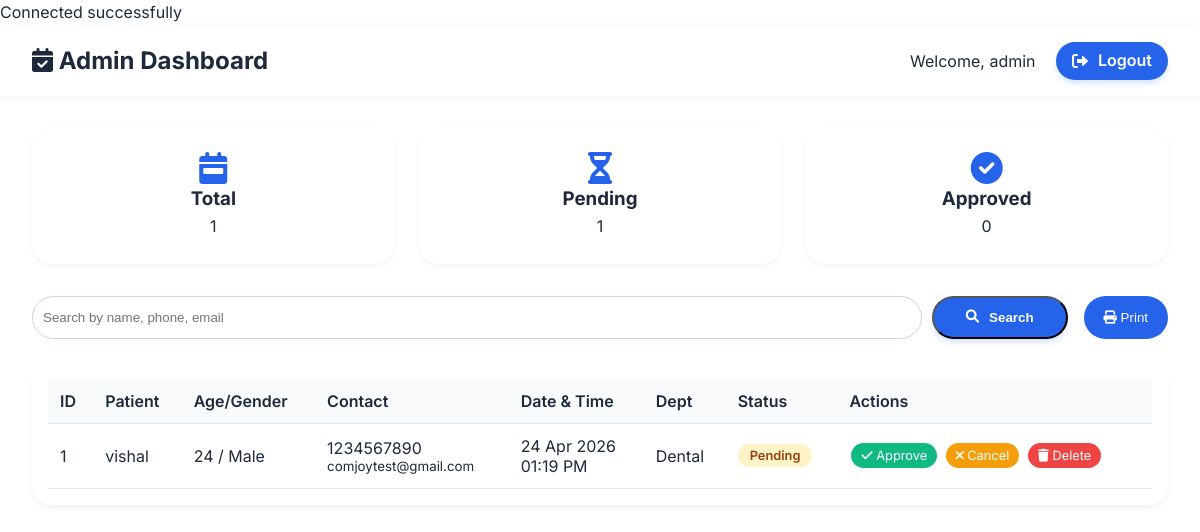
The app's page /admin_dashboard.php (signed in) with its own data.
### tables this page shows
CREATE TABLE `appointments` (
  `id` int(11) NOT NULL,
  `patient_name` varchar(100) NOT NULL,
  `age` int(11) NOT NULL,
  `gender` enum('Male','Female','Other') NOT NULL,
  `phone` varchar(20) NOT NULL,
  `email` varchar(100) NOT NULL,
  `appointment_date` date NOT NULL,
  `appointment_time` time NOT NULL,
  `department` varchar(50) NOT NULL,
  `symptoms` text DEFAULT NULL,
  `status` enum('Pending','Approved','Cancelled') DEFAULT 'Pending',
  `created_at` timestamp NOT NULL DEFAULT current_timestamp()
);

### admin_dashboard.php (the view, shortened to what this page needs)
<?php
require_once 'db.php';
$search = isset($_GET['search']) ? trim($_GET['search']) : '';
$query = "SELECT * FROM appointments";
$params = [];
$query .= " ORDER BY appointment_date DESC, appointment_time ASC";
$stmt = $pdo->prepare($query);
$stmt->execute($params);
$appointments = $stmt->fetchAll();
?>
<!DOCTYPE html>
<html lang="en">
<head>
    <link rel="stylesheet" href="style.css">
    <link rel="stylesheet" href="https://cdnjs.cloudflare.com/ajax/libs/font-awesome/6.0.0-beta3/css/all.min.css">
</head>
<body>
    <div class="admin-header no-print">
        <h2><i class="fas fa-calendar-check"></i> Admin Dashboard</h2>
        <div>
            <span>Welcome, <?php echo htmlspecialchars($_SESSION['admin_user']); ?></span>
            <a href="logout.php" class="btn-primary" style="margin-left: 1rem; padding: 6px 16px;"><i class="fas fa-sign-out-alt"></i> Logout</a>
        </div>
    </div>
    <div class="dashboard-container">
        <div class="stats-cards no-print">
            <div class="stat-card"><i class="fas fa-calendar-week"></i><h3>Total</h3><p><?php echo count($appointments); ?></p></div>
            <div class="stat-card"><i class="fas fa-hourglass-half"></i><h3>Pending</h3><p><?php echo count(array_filter($appointments, fn($a)=>$a['status']=='Pending')); ?></p></div>
            <div class="stat-card"><i class="fas fa-check-circle"></i><h3>Approved</h3><p><?php echo count(array_filter($appointments, fn($a)=>$a['status']=='Approved')); ?></p></div>
        </div>
        <div class="search-bar no-print">
            <form method="GET" style="flex:1; display:flex; gap:10px;">
                <input type="text" name="search" placeholder="Search by name, phone, email" value="<?php echo htmlspecialchars($search); ?>" style="flex:1; padding:10px; border-radius:30px; border:1px solid #cbd5e1;">
                <button type="submit" class="btn-primary"><i class="fas fa-search"></i> Search</button>
            </form>
            <button onclick="window.print()" class="print-btn"><i class="fas fa-print"></i> Print</button>
        </div>
        <div class="appointment-table">
            <table>
                <thead>
                    <tr><th>ID</th><th>Patient</th><th>Age/Gender</th><th>Contact</th><th>Date & Time</th><th>Dept</th><th>Status</th><th class="no-print">Actions</th></tr>
                </thead>
                <tbody>
                    <?php if (count($appointments) > 0): ?>
                        <?php foreach ($appointments as $app): ?>
                        <tr>
                            <td><?php echo $app['id']; ?></td>
                            <td><?php echo htmlspecialchars($app['patient_name']); ?></td>
                            <td><?php echo $app['age']; ?> / <?php echo $app['gender']; ?></td>
                            <td><?php echo htmlspecialchars($app['phone']); ?><br><small><?php echo htmlspecialchars($app['email']); ?></small></td>
                            <td><?php echo date('d M Y', strtotime($app['appointment_date'])); ?><br><?php echo date('h:i A', strtotime($app['appointment_time'])); ?></td>
                            <td><?php echo $app['department']; ?></td>
                            <td><span class="status-badge status-<?php echo $app['status']; ?>"><?php echo $app['status']; ?></span></td>
                            <td class="no-print">
                                <?php if ($app['status'] == 'Pending'): ?>
                                    <a href="?action=approve&id=<?php echo $app['id']; ?>" class="action-btn btn-approve" onclick="return confirm('Approve this appointment?')"><i class="fas fa-check"></i> Approve</a>
                                <?php endif; ?>
                                <?php if ($app['status'] != 'Cancelled' && $app['status'] != 'Approved'): ?>
                                    <a href="?action=cancel&id=<?php echo $app['id']; ?>" class="action-btn btn-cancel" onclick="return confirm('Cancel this appointment?')"><i class="fas fa-times"></i> Cancel</a>
                                <?php endif; ?>
                                <a href="?action=delete&id=<?php echo $app['id']; ?>" class="action-btn btn-delete" onclick="return confirm('Permanently delete?')"><i class="fas fa-trash"></i> Delete</a>
                            </td>
                        </tr>
                        <?php endforeach; ?>
                    <?php else: ?>
                        <tr><td colspan="8" style="text-align:center;">No appointments found</td></tr>
                    <?php endif; ?>
                </tbody>
            </table>
        </div>
    </div>
</body>
</html>

### style.css (style rules this page uses)
* { margin: 0; padding: 0; box-sizing: border-box; }
body { font-family: 'Inter', sans-serif; line-height: 1.6; color: #1e293b; background-color: #ffffff; }
.btn-primary { display: inline-flex; align-items: center; gap: 10px; background: #2563eb; color: white; padding: 12px 32px; border-radius: 40px; text-decoration: none; font-weight: 600; transition: all 0.3s; box-shadow: 0 4px 6px -1px rgba(37,99,235,0.2); }

### admin_dashboard.php (style rules this page uses)
.admin-header { background: white; padding: 1rem 2rem; display: flex; justify-content: space-between; align-items: center; box-shadow: 0 2px 10px rgba(0,0,0,0.05); }
.dashboard-container { padding: 2rem; max-width: 1400px; margin: 0 auto; }
.stats-cards { display: grid; grid-template-columns: repeat(auto-fit, minmax(200px, 1fr)); gap: 1.5rem; margin-bottom: 2rem; }
.stat-card { background: white; padding: 1.5rem; border-radius: 20px; text-align: center; box-shadow: 0 2px 5px rgba(0,0,0,0.05); }
.stat-card i { font-size: 2rem; color: #2563eb; }
.appointment-table { background: white; border-radius: 20px; overflow-x: auto; padding: 1rem; box-shadow: 0 4px 6px -1px rgba(0,0,0,0.05); }
table { width: 100%; border-collapse: collapse; }
th, td { padding: 12px; text-align: left; border-bottom: 1px solid #e2e8f0; }
th { background: #f8fafc; font-weight: 600; }
.status-badge { padding: 4px 12px; border-radius: 30px; font-size: 0.8rem; font-weight: 600; }
.status-Pending { background: #fef3c7; color: #92400e; }
.action-btn { padding: 5px 10px; border-radius: 20px; text-decoration: none; font-size: 0.8rem; margin: 0 2px; display: inline-block; }
.btn-approve { background: #10b981; color: white; }
.btn-cancel { background: #f59e0b; color: white; }
.btn-delete { background: #ef4444; color: white; }
.search-bar { margin-bottom: 1.5rem; display: flex; gap: 1rem; }
.print-btn { background: #2563eb; color: white; border: none; padding: 8px 20px; border-radius: 30px; cursor: pointer; }

### records on screen
appointments: status "1", status "0", id "1", patient_name "vishal", age "24", gender "Male", phone "1234567890", email "comjoytest@gmail.com", appointment_date "24 Apr 2026", appointment_time "01:19 PM", department "Dental", status "Pending"

### other values on screen
$_SESSION['admin_user'] "admin"
count($appointments) "1"
